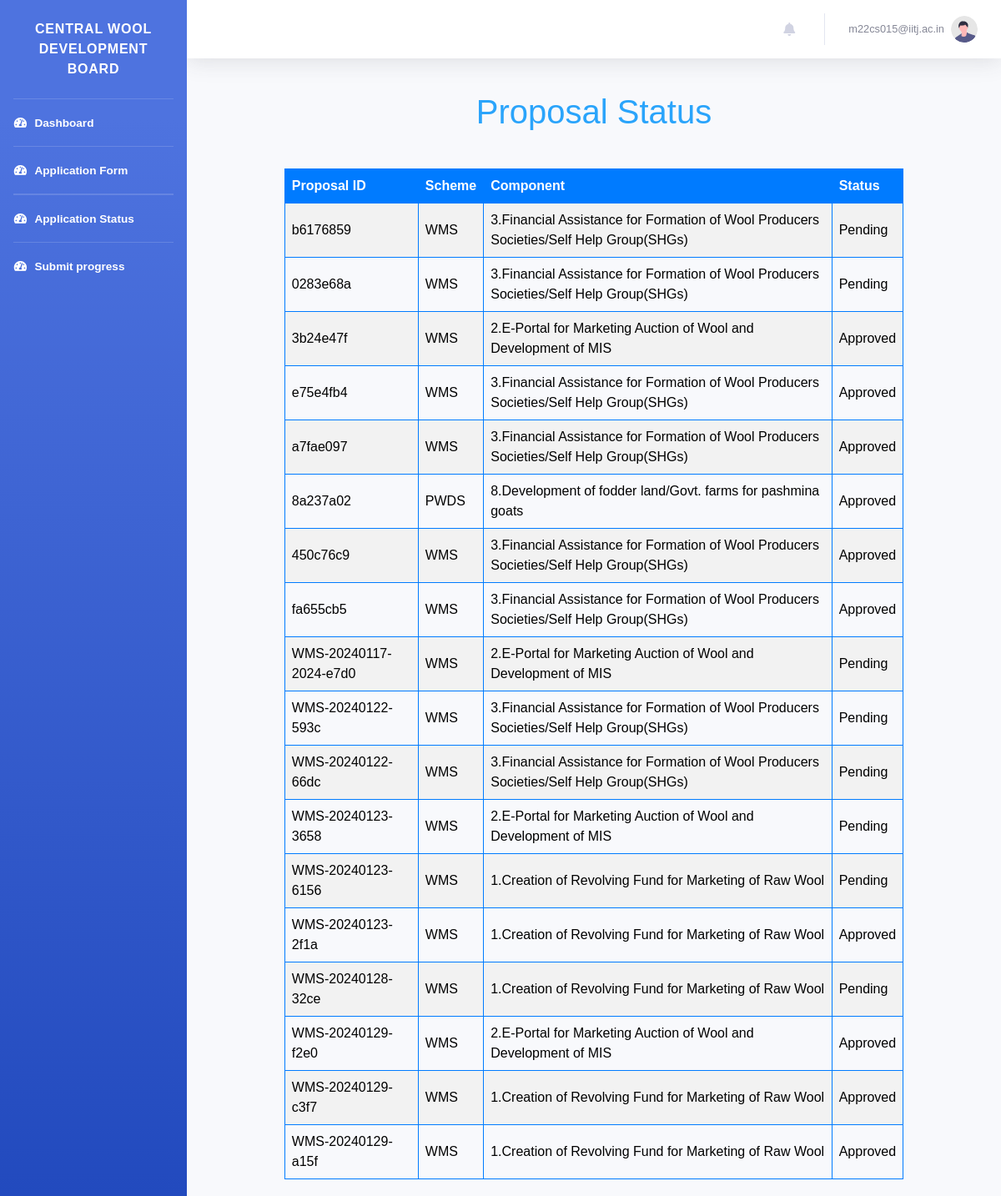
The app's page /dashboard/proposal_status/ (signed in) with its own data.
### authapp/models.py (models this page shows, shortened)
class CustomUser(AbstractBaseUser, PermissionsMixin):
    AGENCY_NATURE_CHOICES = [
        ("Central Federations", "Central Federations"),
        ("State Federations", "State Federations"),
        ("Central Sheep & Wool Boards", "Central Sheep & Wool Boards"),
        ("State Sheep & Wool Boards", "State Sheep & Wool Boards"),
        ("UT Govt. Sheep & Wool Boards", "UT Govt. Sheep & Wool Boards"),
        ("UT Govt. Sheep & Wool Federations", "UT Govt. Sheep & Wool Federations"),
        ("State Govt. Corporations Federations", "State Govt. Corporations Federations"),
        ("Central Departments", "Central Departments"),
        ("State Departments", "State Departments"),
        ("UT Statutory Departments", "UT Statutory Departments"),
        ("Autonomous and Advisory Bodies Departments", "Autonomous and Advisory Bodies Departments"),
        ("State Cooperative Departments", "State Cooperative Departments"),
        ("UT Cooperative Departments", "UT Cooperative Departments"),
        ("Central Govt Cooperative Departments", "Central Govt Cooperative Departments"),
        ("Central Govt Animal Husbandry Department", "Central Govt Animal Husbandry Department"),
        ("State Govt. Animal Husbandry Department", "State Govt. Animal Husbandry Department"),
        ("UT Animal Husbandry Department", "UT Animal Husbandry Department"),
        ("State Industries Department", "State Industries Department"),
        ("Central Industries Department", "Central Industries Department"),
        ("UT Industries Department", "UT Industries Department"),
        ("Central Organizations", "Central Organizations"),
        ("State Organizations", "State Organizations"),
        ("UT Government Organizations", "UT Government Organizations"),
        ("Universities of State", "Universities of State"),
        ("Universities of Central Govt", "Universities of Central Govt"),
        ("Universities of UT", "Universities of UT"),
        ("Govt. marketing event organizers", "Govt. marketing event organizers"),
        ("Central Research & Development Institutions", "Central Research & Development Institutions"),
        ("State Research & Development Institutions", "State Research & Development Institutions"),
        ("UT Govts. Autonomous Research & Development Institutions", "UT Govts. Autonomous Research & Development Institutions"),
        ("Statutory Bodies Research & Development Institutions", "Statutory Bodies Research & Development Institutions"),
        ("Textiles Research Associations (TRAs)", "Textiles Research Associations (TRAs)"),
    ]
    is_staff = models.BooleanField(default=False)
    is_active = models.BooleanField(default=True)
    date_joined = models.DateTimeField(default=timezone.now)
    agency_name = models.CharField(max_length=100,blank=False,null=False,default="")
    agency_nature = models.CharField(
        max_length=100, choices=AGENCY_NATURE_CHOICES, default='Central Federations')
    registration_number = models.CharField(max_length=100, blank=True, null=True)
    address = models.TextField(default="",blank=False,null=False)
    pincode = models.CharField(max_length=10,blank=False,null=False,default="")
    contact_person_name = models.CharField(max_length=100,blank=False,null=False,default="")
    contact_person_designation = models.CharField(max_length=100,blank=False,null=False,default="")
    email = models.EmailField(_("email address"), unique=True,default="")
    contact_person_mobile = models.CharField(max_length=12,blank=False,null=False,default="")
    USERNAME_FIELD = "email"
    REQUIRED_FIELDS = []
    objects = CustomUserManager()

class Proposal(models.Model):
    STATUS_CHOICES = [
        ('Pending', 'Pending'),
        ('Approved', 'Approved'),
        ('Completed', 'Completed'),
        ('Rejected', 'Rejected'),
        ('Resubmit','Resubmit')
    ]
    user = models.ForeignKey(settings.AUTH_USER_MODEL, on_delete=models.CASCADE)
    name_and_address = models.TextField()
    implementingAgencyState = models.CharField(max_length=100, blank=True, null=True)
    project_scheme = models.CharField(max_length=20)
    scheme_component = models.CharField(max_length=100)
    nature_of_applicant = models.CharField(max_length=50)
    other_nature = models.CharField(max_length=50, blank=True, null=True)
    brief_of_agency = models.TextField()
    objectives_of_project = models.TextField()
    brief_of_project = models.TextField()
    justification_of_project = models.TextField()
    methodology_of_project = models.TextField()
    expected_outcome = models.FileField(upload_to='excel_files/', blank=True, null=True)
    scenario_change = models.TextField()
    beneficiaries = models.FileField(upload_to='excel_files/', blank=True, null=True)
    mode_of_selection = models.TextField()
    component_wise_cost = models.FileField(upload_to='excel_files/', blank=True, null=True)
    component_wise_duration = models.FileField(upload_to='excel_files/', blank=True, null=True)
    location_of_project = models.CharField(max_length=100)
    associated_agency = models.TextField()
    bank_details = models.TextField()
    nodal_officer_details = models.TextField()
    other_info = models.TextField()
    status = models.CharField(max_length=20, choices=STATUS_CHOICES, default='Pending')
    total_fund_allocated = models.DecimalField(max_digits=20, decimal_places=2,blank=True,null=True)
    project_sanction_letter = models.FileField(upload_to='sanction_letters/',null=True)
    Approved_by=models.CharField(max_length=50,null=True,blank=True)
    project_report = models.FileField(upload_to='pdf_files/', blank=True, null=True)
    covering_letter = models.FileField(upload_to='pdf_files/', blank=True, null=True)
    unique_id = models.CharField(max_length=8, unique=True)
    created_at = models.DateTimeField(auto_now_add=True)
    total_duration = models.IntegerField(blank=True, null=True)
    goals = models.JSONField(default=dict)

### authapp/views.py (the view)
# urls.py: path('dashboard/proposal_status/', views.proposal_status, name='proposal_status'),
@login_required
def proposal_status(request):
    user_proposals = Proposal.objects.filter(user=request.user)
    return render(request, 'proposal/proposal_status.html', {'proposals': user_proposals})

### templates/proposal/proposal_status.html (shortened to what this page needs)
{% extends 'base_dashboard.html' %}
    {% block content%}
     <header>
        <h1>Proposal Status</h1>
    </header>
    <table>
        <tr>
            <th>Proposal ID</th>
            <th>Scheme</th>
            <th>Component</th>
            <th>Status</th>
        </tr>
        {% for proposal in proposals %}
            <tr>
                <td>{{ proposal.unique_id }}</td>
                <td>{{ proposal.project_scheme }}</td>
                <td>{{proposal.scheme_component}}</td>
                <td>{{ proposal.status }}</td>
            </tr>
        {% endfor %}
    </table>
{% endblock %}

### templates/base_dashboard.html (shortened to what this page needs)
{% load static %}
<!DOCTYPE html>
<html lang="en">
<head>
    <link href="{%static 'css/user_dashboard/all.min.css'%}" rel="stylesheet" type="text/css">
        <link rel="stylesheet" href="https://cdnjs.cloudflare.com/ajax/libs/font-awesome/5.15.3/css/all.min.css">
    <link href="{%static 'css/user_dashboard/sb-admin-2.min.css'%}" rel="stylesheet">
</head>
<body id="page-top">
    <div id="wrapper">
        <ul class="navbar-nav bg-gradient-primary sidebar sidebar-dark accordion" id="accordionSidebar">
             <br>
            <a class="sidebar-brand d-flex align-items-center justify-content-center" href="index.html">
                <div class="sidebar-brand-text mx-sm-2">Central Wool Development Board</div>
            </a>
            <br>
            <hr class="sidebar-divider my-0">
            <li class="nav-item active">
                <a class="nav-link" href="{% url 'authapp:dashboard' %}">
                    <i class="fas fa-fw fa-tachometer-alt"></i>
                    <span>Dashboard</span></a>
            </li>
             <hr class="sidebar-divider my-0">
             <li class="nav-item active">
                <a class="nav-link" href="{% url 'authapp:submit_proposal' %}">
                    <i class="fas fa-fw fa-tachometer-alt"></i>
                    <span>Application Form</span></a>
            </li>
             <hr class="sidebar-divider my-0">
             <hr class="sidebar-divider my-0">
             <li class="nav-item active">
                <a class="nav-link" href="{% url 'authapp:proposal_status' %}">
                    <i class="fas fa-fw fa-tachometer-alt"></i>
                    <span>Application Status</span></a>
            </li>
            <hr class="sidebar-divider my-0">
             <li class="nav-item active">
                <a class="nav-link" href="{% url 'authapp:progress_report' %}">
                    <i class="fas fa-fw fa-tachometer-alt"></i>
                    <span>Submit progress</span></a>
            </li>
        </ul>
        <div id="content-wrapper" class="d-flex flex-column">
            <div id="content">
                 <nav class="navbar navbar-expand navbar-light bg-white topbar mb-4 static-top shadow ">
                    <ul class="navbar-nav ml-auto">
<li class="nav-item dropdown no-arrow mx-1">
    <a class="nav-link dropdown-toggle" href="#" id="alertsDropdown" role="button"
        data-toggle="dropdown" aria-haspopup="true" aria-expanded="false">
        <i class="fas fa-bell fa-fw"></i>
    </a>
</li>
                        <li class="nav-item dropdown no-arrow">
                            <a class="nav-link dropdown-toggle" href="#" id="userDropdown" role="button"
                                data-toggle="dropdown" aria-haspopup="true" aria-expanded="false">
                                <span class="mr-2 d-none d-lg-inline text-gray-600 small">{{user.email}}</span>
                                <img class="img-profile rounded-circle"
                                    src="{%static 'img/undraw_profile.svg'%}">
                            </a>
                        </li>
                    </ul>
</nav>
                <div class="container-fluid">
                   {% block content %}{% endblock %}
                </div>
        </div>
    </div>
</body>
</html>

### templates/proposal/proposal_status.html (style rules this page uses)
body { font-family: Arial, sans-serif; margin: 0; padding: 0; background-color: #f4f4f4; }
header { color: #2aa4fb; text-align: center; padding: 1em 0; }
table { width: 80%; margin: 20px auto; border-collapse: collapse; }
th, td { border: 1px solid #007BFF; padding: 8px; text-align: left; color:black; }
th { background-color: #007BFF; color: white; }
tr:nth-child(even) { background-color: #f2f2f2; }

### records on screen
CustomUser: email "m22cs015@iitj.ac.in"
Proposal: unique_id "b6176859", project_scheme "WMS", scheme_component "3.Financial Assistance for Formation of Wool Producers Societies/Self Help Group(SHGs)", status "Pending"
Proposal: unique_id "0283e68a", project_scheme "WMS", scheme_component "3.Financial Assistance for Formation of Wool Producers Societies/Self Help Group(SHGs)", status "Pending"
Proposal: unique_id "3b24e47f", project_scheme "WMS", scheme_component "2.E-Portal for Marketing Auction of Wool and Development of MIS", status "Approved"
Proposal: unique_id "e75e4fb4", project_scheme "WMS", scheme_component "3.Financial Assistance for Formation of Wool Producers Societies/Self Help Group(SHGs)", status "Approved"
Proposal: unique_id "a7fae097", project_scheme "WMS", scheme_component "3.Financial Assistance for Formation of Wool Producers Societies/Self Help Group(SHGs)", status "Approved"
Proposal: unique_id "8a237a02", project_scheme "PWDS", scheme_component "8.Development of fodder land/Govt. farms for pashmina goats", status "Approved"
Proposal: unique_id "450c76c9", project_scheme "WMS", scheme_component "3.Financial Assistance for Formation of Wool Producers Societies/Self Help Group(SHGs)", status "Approved"
Proposal: unique_id "fa655cb5", project_scheme "WMS", scheme_component "3.Financial Assistance for Formation of Wool Producers Societies/Self Help Group(SHGs)", status "Approved"
Proposal: unique_id "WMS-20240117-2024-e7d0", project_scheme "WMS", scheme_component "2.E-Portal for Marketing Auction of Wool and Development of MIS", status "Pending"
Proposal: unique_id "WMS-20240122-593c", project_scheme "WMS", scheme_component "3.Financial Assistance for Formation of Wool Producers Societies/Self Help Group(SHGs)", status "Pending"
Proposal: unique_id "WMS-20240122-66dc", project_scheme "WMS", scheme_component "3.Financial Assistance for Formation of Wool Producers Societies/Self Help Group(SHGs)", status "Pending"
Proposal: unique_id "WMS-20240123-3658", project_scheme "WMS", scheme_component "2.E-Portal for Marketing Auction of Wool and Development of MIS", status "Pending"
Proposal: unique_id "WMS-20240123-6156", project_scheme "WMS", scheme_component "1.Creation of Revolving Fund for Marketing of Raw Wool", status "Pending"
Proposal: unique_id "WMS-20240123-2f1a", project_scheme "WMS", scheme_component "1.Creation of Revolving Fund for Marketing of Raw Wool", status "Approved"
Proposal: unique_id "WMS-20240128-32ce", project_scheme "WMS", scheme_component "1.Creation of Revolving Fund for Marketing of Raw Wool", status "Pending"
Proposal: unique_id "WMS-20240129-f2e0", project_scheme "WMS", scheme_component "2.E-Portal for Marketing Auction of Wool and Development of MIS", status "Approved"
Proposal: unique_id "WMS-20240129-c3f7", project_scheme "WMS", scheme_component "1.Creation of Revolving Fund for Marketing of Raw Wool", status "Approved"
Proposal: unique_id "WMS-20240129-a15f", project_scheme "WMS", scheme_component "1.Creation of Revolving Fund for Marketing of Raw Wool", status "Approved"
